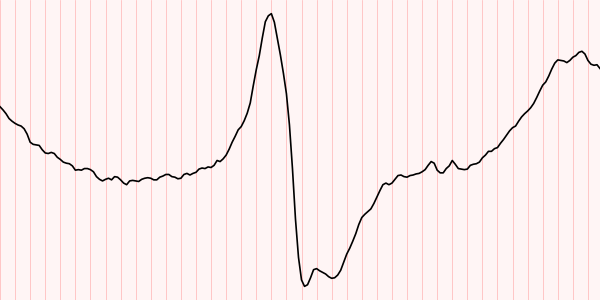
#> input picture data/ecg_images/beat_00001_pvc.png, 600 x 300 px
$ python grid_calibration.py --image ../../data/ecg_images/beat_00001_pvc.png   (older library calls are emulated)
#> lines starting #> are read from the running program, lines starting #| are printed output that depends on the picture; after the words box and inside, x2 and y2 are one past the last pixel; in counts of white or black regions, pixels touching at a corner belong together
"""
grid_calibration.py
====================
Reads the ECG paper grid in an image to find its physical scale, so heart
rate and R-R intervals can be computed from the picture itself.

Standard ECG paper: small box = 1 mm; at 25 mm/s one small box = 0.04 s, and
a large box (5 small) = 0.2 s. If we measure how many pixels one small box
spans (px_per_mm), then   seconds = pixels / (px_per_mm * paper_speed).

Steps:
  1. Estimate skew from the dominant gradient orientation and straighten.
  2. Take the column-wise and row-wise MEDIAN grey-level profile (a median
     ignores the trace and text, which cover few pixels per column) and
     remove slow illumination changes.
  3. Autocorrelation of each profile -> grid period; refined from several
     multiples of the period. Check for the "every 5th line is darker"
     pattern that tells small boxes from large ones.
  4. Combine horizontal and vertical estimates.

Honest limits (the tests below measure the first two):
  * Only works when grid lines are visible. No grid -> returns None.
  * If only the large 5 mm lines are visible, the spacing is read as 1 mm and
    heart rate comes out 5x too high; heart_rate() detects that when the rate
    is implausible (> 250 bpm) and corrects it. A wrongly-read very slow rate
    could slip through.
  * Images made by this project's own ecg_image_gen.py have arbitrary grid
    lines with no physical meaning; for those, use the known 360 Hz sampling
    instead of the grid.

    py -3.12 src/cv_unet/grid_calibration.py --image strip.jpg
    py -3.12 src/cv_unet/grid_calibration.py --selftest --bank aami_dataset.npz
"""

import os
import sys
import argparse
import numpy as np
import cv2
from scipy.ndimage import gaussian_filter1d
from scipy.signal import find_peaks

HERE = os.path.dirname(os.path.abspath(__file__))
sys.path.insert(0, HERE)


# --------------------------------------------------------------------------
def _rotate(gray, deg):
    h, w = gray.shape
    M = cv2.getRotationMatrix2D((w / 2, h / 2), deg, 1.0)
    return cv2.warpAffine(gray, M, (w, h), flags=cv2.INTER_LINEAR,
                          borderMode=cv2.BORDER_REPLICATE)


def _profile(gray, axis):
    """axis 0 -> one value per column (finds vertical lines); axis 1 -> per row."""
    p = np.median(gray.astype(np.float32), axis=axis)
    p = p - gaussian_filter1d(p, sigma=max(10.0, len(p) / 20.0))   # drop shading
    return p - p.mean()


def _has_minor_lines(p, period):
    """
    Is `period` really the 5 mm (large-box) spacing, with fainter 1 mm lines
    between? Fold the profile at `period` and look for dips at period/5 steps.
    """
    B = int(round(period))
    if B < 15:
        return False
    ph = (np.arange(len(p)) / period) % 1.0
    idx = (ph * B).astype(int)
    cnt = np.bincount(idx, minlength=B)
    t = np.bincount(idx, weights=p, minlength=B) / np.maximum(cnt, 1)
    t = np.convolve(np.r_[t[-1:], t, t[:1]], [.25, .5, .25], "valid")
    i0 = int(np.argmax(np.abs(t)))
    sgn = np.sign(t[i0]) or 1.0
    major = abs(t[i0])
    q = B / 5.0

    def at(pos):
        c = int(round(pos)) % B
        return max(sgn * t[(c + d) % B] for d in (-1, 0, 1))
    on = np.mean([at(i0 + k * q) for k in (1, 2, 3, 4)])
    off = np.mean([sgn * t[int(round(i0 + (k + .5) * q)) % B] for k in (1, 2, 3)])
    return bool(on > 0.12 * major and on - off > 0.08 * major)


def _period(p, min_lag=3):
    """(period_px, strength, accent) from the autocorrelation, or None."""
    n = len(p)
    if np.std(p) < 0.4:                       # essentially flat: no grid
        return None
    ac = np.correlate(p, p, "full")[n - 1:]
    ac = ac / (ac[0] + 1e-12)
    max_lag = n // 2
    peaks, _ = find_peaks(ac[:max_lag], prominence=0.08)
    peaks = peaks[peaks >= min_lag]
    if len(peaks) == 0:
        return None
    L1 = int(peaks[0])
    strength = float(ac[L1])
    if strength < 0.12:
        return None

    # refine step by step: each accepted multiple re-estimates the period,
    # fitted through the origin (lag at k = 0 is exactly 0)
    period = float(L1)
    ks, ls = [1], [float(L1)]
    for k in range(2, 14):
        c = int(round(k * period))
        w = max(2, int(0.15 * period))
        if c + w >= max_lag:
            break
        seg = ac[c - w:c + w + 1]
        j = int(np.argmax(seg))
        if seg[j] > 0.3 * strength:
            ks.append(k)
            ls.append(float(c - w + j))
            period = float(np.dot(ks, ls) / np.dot(ks, ks))

    minor = _has_minor_lines(p, period)
    if minor:
        period /= 5.0
    accent = bool(minor)
    if not minor and 6 * period < max_lag:    # every 5th line darker?
        def local(k):
            c = int(round(k * period)); w = max(2, int(0.1 * period))
            return float(ac[max(c - w, 0):c + w + 1].max())
        accent = local(5) - 0.5 * (local(4) + local(6)) > 0.03
    return period, strength, accent


def estimate_skew(gray, limit=8.0):
    """Skew in degrees from the dominant gradient orientation (mod 90)."""
    g = cv2.GaussianBlur(gray, (0, 0), 1.0).astype(np.float32)
    gx, gy = cv2.Sobel(g, cv2.CV_32F, 1, 0), cv2.Sobel(g, cv2.CV_32F, 0, 1)
    mag = np.hypot(gx, gy)
    ang = (np.degrees(np.arctan2(gy, gx)) + 45) % 90 - 45          # [-45, 45)
    keep = mag > np.percentile(mag, 85)
    hist, edges = np.histogram(ang[keep], bins=int(2 * limit / 0.25),
                               range=(-limit, limit), weights=mag[keep])
    if hist.sum() == 0:
        return 0.0
    i = int(np.argmax(hist))
    return float(0.5 * (edges[i] + edges[i + 1]))


def estimate_grid(image):
    """
    image: path or BGR array. Returns dict(px_per_mm, confidence, skew_deg,
    axes, note) or None if no grid is visible.
    """
#> called with image = '../../data/ecg_images/beat_00001_pvc.png'
    bgr = cv2.imread(image) if isinstance(image, str) else image
#> bgr is the input picture: shape (300, 600, 3); mean B, G, R 239.3, 239.3, 252.2
    if bgr is None:
        raise FileNotFoundError(image)
    gray = cv2.cvtColor(bgr, cv2.COLOR_BGR2GRAY)
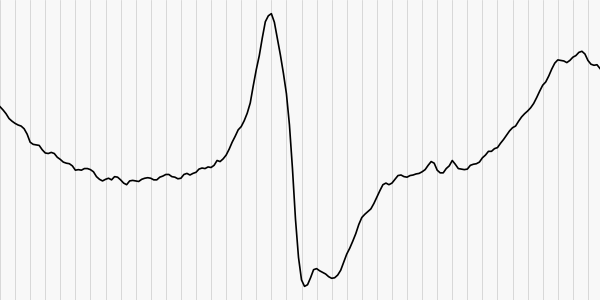
#> gray: shape (300, 600); min 0, max 248, mean 243.2

    skew = estimate_skew(gray)
#> in estimate_skew, `gx, gy = cv2.Sobel(g, cv2.CV_32F, 1, 0), cv2.Sobel(g, cv2.CV_32F, 0, 1)`:
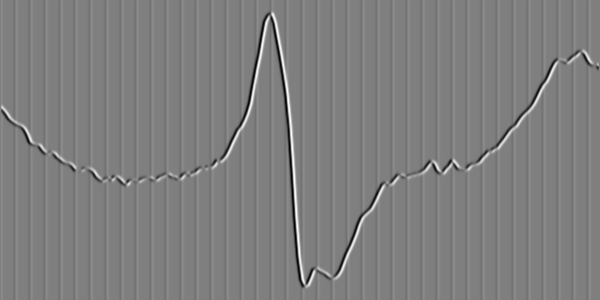
#> gx: shape (300, 600) float32; min -494, max 496, mean 0.1; drawn with min black and max white
#> in estimate_skew, `gx, gy = cv2.Sobel(g, cv2.CV_32F, 1, 0), cv2.Sobel(g, cv2.CV_32F, 0, 1)`:
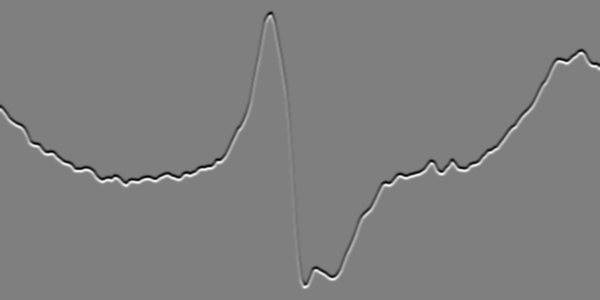
#> gy: shape (300, 600) float32; min -494, max 493, mean 0; drawn with min black and max white
#> in estimate_skew, `mag = np.hypot(gx, gy)`:
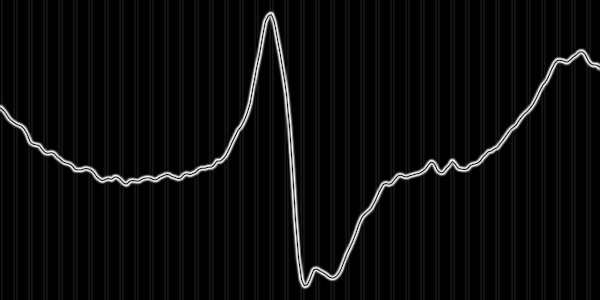
#> mag: shape (300, 600) float32; min 0, max 512.1, mean 23.5; drawn with min black and max white
#> in estimate_skew, `ang = (np.degrees(np.arctan2(gy, gx)) + 45) % 90 - 45`:
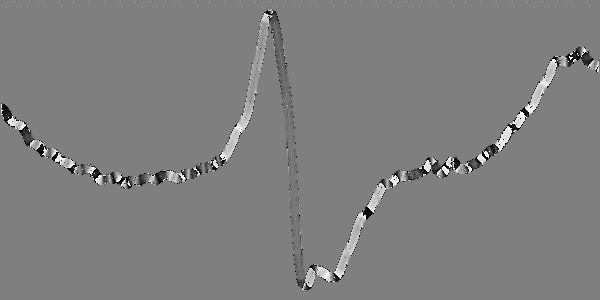
#> ang: shape (300, 600) float32; min -45, max 44.83, mean 0.1; drawn with min black and max white
#> in estimate_skew, `keep = mag > np.percentile(mag, 85)`:
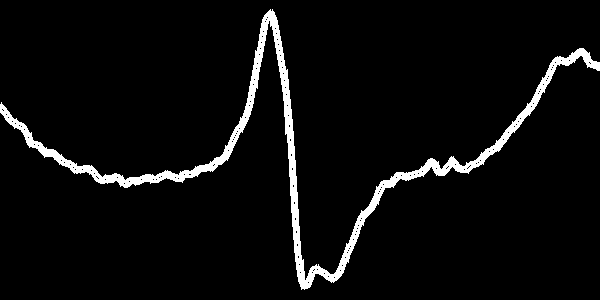
#> keep: shape (300, 600) bool; 4.7% white; 1 white region, box (x1, y1, x2, y2) and area: (0, 9, 600, 290) 8441
#> in estimate_skew, `hist, edges = np.histogram(ang[keep], bins=int(2 * limit / 0.25), rang..`: hist = 64 values, max 27873.6 at index 16, min 359 at index 31, mean 8562.8; edges = 65 values from -8 to 8
#> in estimate_skew, `i = int(np.argmax(hist))`: i = 16
#> skew = -3.88
    best = None
    for deg in (0.0, skew, -skew):             # keep whichever sharpens the grid most
        g = gray if deg == 0.0 else _rotate(gray, deg)
        found = {}
        for name, axis in (("x", 0), ("y", 1)):
            r = _period(_profile(g, axis))
            if r is not None:
                found[name] = r
        score = sum(v[1] for v in found.values())
        if found and (best is None or score > best[0] + 1e-9):
            best = (score, deg, found)
#> this loop made 3 passes
#> (deg, h in _rotate, M in _rotate, score) on passes 2 to 3: (-3.88, 300, [[0.998, -0.0676, 10.82], [0.0676, 0.998, -19.93]], 0), (3.88, 300, [[0.998, 0.0676, -9.45], [-0.0676, 0.998, 20.62]], 0)
#> pass 3, in estimate_grid, `g = gray if deg == 0.0 else _rotate(gray, deg)`:
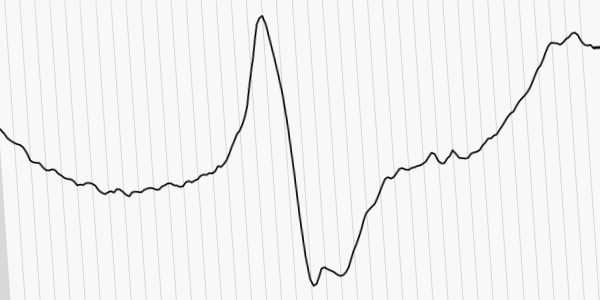
#> g: shape (300, 600); min 0, max 248, mean 243.1
    if best is None:
        return None
    _, deg, found = best
#> deg = 0; found = {'x': (15.09, 0.895, False)}

    note = ""
    if len(found) == 2:
        px, py = found["x"][0], found["y"][0]
        if 0.85 < px / py < 1.18:
            period = (px * found["x"][1] + py * found["y"][1]) / (found["x"][1] + found["y"][1])
            note = "x and y agree"
        elif 4.4 < max(px, py) / min(px, py) < 5.6:
            period = min(px, py)             # one axis sees the faint 1 mm lines
            note = f"x/y differ by about 5x ({px:.1f} vs {py:.1f} px); used the smaller (1 mm)"
        else:
            k = max(found, key=lambda a: found[a][1])
            period = found[k][0]
            note = f"x/y disagree ({px:.1f} vs {py:.1f} px); used the stronger ({k})"
    else:
        k = next(iter(found))
#> k = 'x'
        period = found[k][0]
#> period = 15.09
        note = f"only {k}-direction lines found"
#> note = 'only x-direction lines found'
    accent = any(v[2] for v in found.values())
#> accent = False
    return {"px_per_mm": float(period),
            "confidence": float(min(v[1] for v in found.values())),
            "skew_deg": float(deg), "axes": sorted(found), "major_lines_seen": bool(accent),
            "note": note}


# [66 lines left out: functions heart_rate, selftest, not called in this run]


if __name__ == "__main__":
    ap = argparse.ArgumentParser()
    ap.add_argument("--image")
    ap.add_argument("--selftest", action="store_true")
    ap.add_argument("--bank", default="aami_dataset.npz")
    ap.add_argument("--n", type=int, default=25)
    a = ap.parse_args()
    if a.selftest:
        selftest(a.bank, a.n)
    elif a.image:
        g = estimate_grid(a.image)
#> g = {'px_per_mm': 15.09, 'confidence': 0.895, 'skew_deg': 0, 'axes': ['x'], 'major_lines_seen': False, 'note': 'only x-direction lines found'}
        if g is None:
            print("No ECG grid found in this image: heart rate cannot be read from the "
                  "image scale. (Generated images from ecg_image_gen.py have no physical grid.)")
        else:
            print(f"grid: {g['px_per_mm']:.2f} px per mm  (1 s = {g['px_per_mm']*25:.0f} px at 25 mm/s)")
#| grid: 15.09 px per mm  (1 s = 377 px at 25 mm/s)
            print(f"confidence {g['confidence']:.2f} | skew {g['skew_deg']:+.2f} deg | "
                  f"{g['note']} | major lines seen: {g['major_lines_seen']}")
#| confidence 0.89 | skew +0.00 deg | only x-direction lines found | major lines seen: False
    else:
        ap.print_help()

$ run again, on data/ecg_images/beat_00006_pvc.png
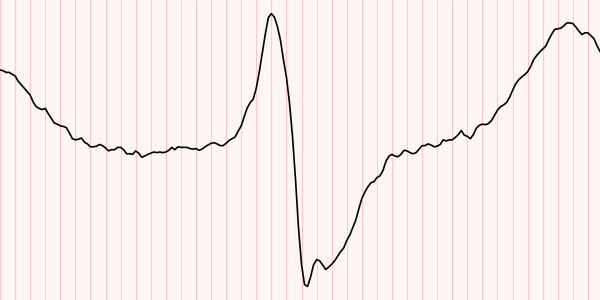
#> input picture data/ecg_images/beat_00006_pvc.png, 600 x 300 px
#> in estimate_grid, bgr is the input picture: shape (300, 600, 3); mean B, G, R 239.3, 239.3, 252.2
#> in estimate_skew, `keep = mag > np.percentile(mag, 85)`:
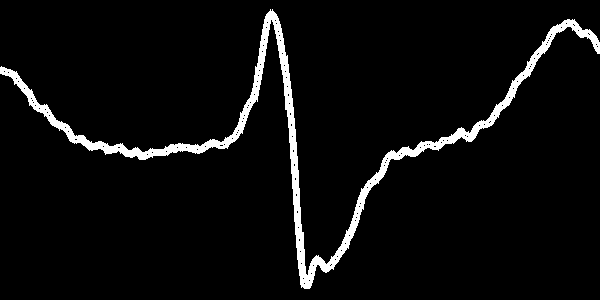
#> keep: shape (300, 600) bool; 4.7% white; 1 white region, box (x1, y1, x2, y2) and area: (0, 9, 600, 289) 8502
#> hist = 64 values, max 29082 at index 17, min 323 at index 31, mean 9472.8; edges = 65 values from -8 to 8
#> i = 17
#> skew = -3.62
#> the loop in estimate_grid, `for deg in (0.0, skew, -skew):` made 3 passes
#> (deg, h in _rotate, M in _rotate, score) on passes 2 to 3: (-3.62, 300, [[0.998, -0.0632, 10.08], [0.0632, 0.998, -18.67]], 0), (3.62, 300, [[0.998, 0.0632, -8.88], [-0.0632, 0.998, 19.27]], 0)
#> pass 3, in estimate_grid, `g = gray if deg == 0.0 else _rotate(gray, deg)`:
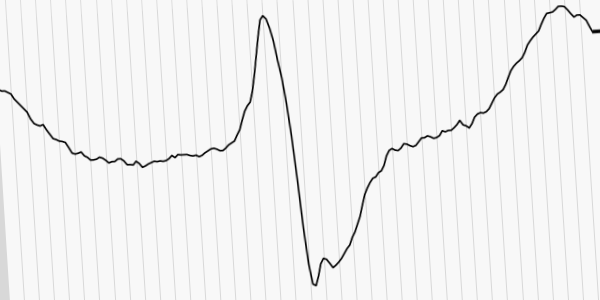
#> g: shape (300, 600); min 0, max 248, mean 243
#> in estimate_grid, `_, deg, found = best`: deg = 0; found = {'x': (15.09, 0.895, False)}
#> k = 'x'
#> in estimate_grid, `period = found[k][0]`: period = 15.09
#> note = 'only x-direction lines found'
#> in estimate_grid, `accent = any(v[2] for v in found.values())`: accent = False
#> `g = estimate_grid(a.image)`: g = {'px_per_mm': 15.09, 'confidence': 0.895, 'skew_deg': 0, 'axes': ['x'], 'major_lines_seen': False, 'note': 'only x-direction lines found'}
#| grid: 15.09 px per mm  (1 s = 377 px at 25 mm/s)
#| confidence 0.89 | skew +0.00 deg | only x-direction lines found | major lines seen: False

$ run again, on data/ecg_images/beat_00008_pvc.png
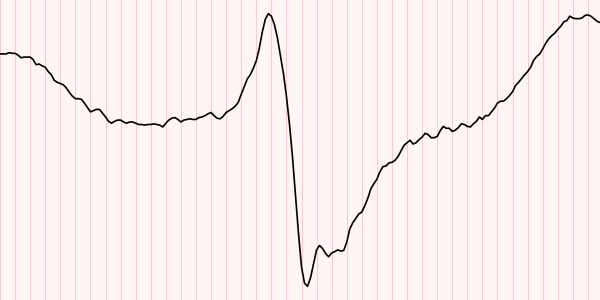
#> input picture data/ecg_images/beat_00008_pvc.png, 600 x 300 px
#> in estimate_grid, bgr is the input picture: shape (300, 600, 3); mean B, G, R 239.4, 239.4, 252.3
#> in estimate_skew, `keep = mag > np.percentile(mag, 85)`:
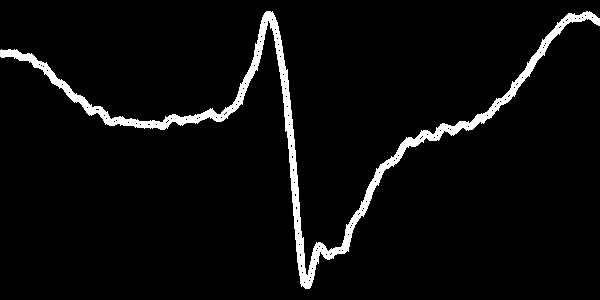
#> keep: shape (300, 600) bool; 4.6% white; 1 white region, box (x1, y1, x2, y2) and area: (0, 11, 600, 289) 8220
#> hist = 64 values, max 30327.5 at index 14, min 886.2 at index 61, mean 8824.4; edges = 65 values from -8 to 8
#> i = 14
#> skew = -4.38
#> the loop in estimate_grid, `for deg in (0.0, skew, -skew):` made 3 passes
#> (deg, h in _rotate, M in _rotate, score) on passes 2 to 3: (-4.38, 300, [[0.997, -0.0763, 12.32], [0.0763, 0.997, -22.45]], 0), (4.38, 300, [[0.997, 0.0763, -10.57], [-0.0763, 0.997, 23.32]], 0)
#> pass 3, in estimate_grid, `g = gray if deg == 0.0 else _rotate(gray, deg)`:
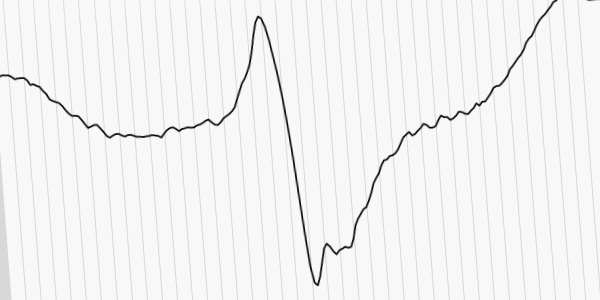
#> g: shape (300, 600); min 0, max 248, mean 243.3
#> in estimate_grid, `_, deg, found = best`: deg = 0; found = {'x': (15.09, 0.895, False)}
#> k = 'x'
#> in estimate_grid, `period = found[k][0]`: period = 15.09
#> note = 'only x-direction lines found'
#> in estimate_grid, `accent = any(v[2] for v in found.values())`: accent = False
#> `g = estimate_grid(a.image)`: g = {'px_per_mm': 15.09, 'confidence': 0.895, 'skew_deg': 0, 'axes': ['x'], 'major_lines_seen': False, 'note': 'only x-direction lines found'}
#| grid: 15.09 px per mm  (1 s = 377 px at 25 mm/s)
#| confidence 0.89 | skew +0.00 deg | only x-direction lines found | major lines seen: False

$ run again, on data/ecg_images/beat_00009_pvc.png
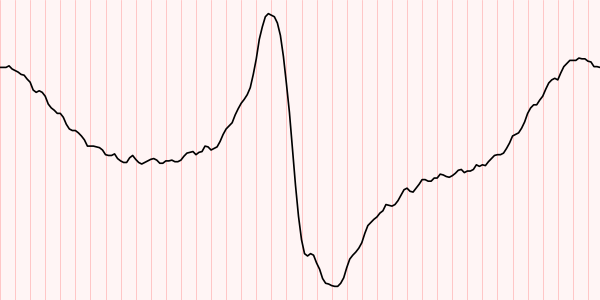
#> input picture data/ecg_images/beat_00009_pvc.png, 600 x 300 px
#> in estimate_grid, bgr is the input picture: shape (300, 600, 3); mean B, G, R 239.4, 239.4, 252.3
#> keep: shape (300, 600) bool; 4.6% white; 1 white region, box (x1, y1, x2, y2) and area: (0, 10, 600, 290) 8202
#> hist = 64 values, max 33791.4 at index 10, min 0 at index 31, mean 8432.4; edges = 65 values from -8 to 8
#> i = 10
#> skew = -5.38
#> the loop in estimate_grid, `for deg in (0.0, skew, -skew):` made 3 passes
#> pass 3, in estimate_grid, `g = gray if deg == 0.0 else _rotate(gray, deg)`:
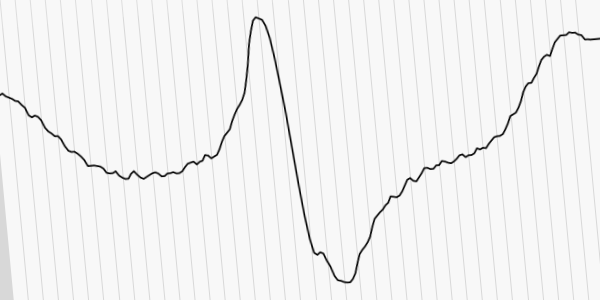
#> g: shape (300, 600); min 0, max 248, mean 243.1
#> in estimate_grid, `_, deg, found = best`: deg = 0; found = {'x': (15.09, 0.895, False)}
#> k = 'x'
#> in estimate_grid, `period = found[k][0]`: period = 15.09
#> note = 'only x-direction lines found'
#> in estimate_grid, `accent = any(v[2] for v in found.values())`: accent = False
#> `g = estimate_grid(a.image)`: g = {'px_per_mm': 15.09, 'confidence': 0.895, 'skew_deg': 0, 'axes': ['x'], 'major_lines_seen': False, 'note': 'only x-direction lines found'}
#| grid: 15.09 px per mm  (1 s = 377 px at 25 mm/s)
#| confidence 0.89 | skew +0.00 deg | only x-direction lines found | major lines seen: False
